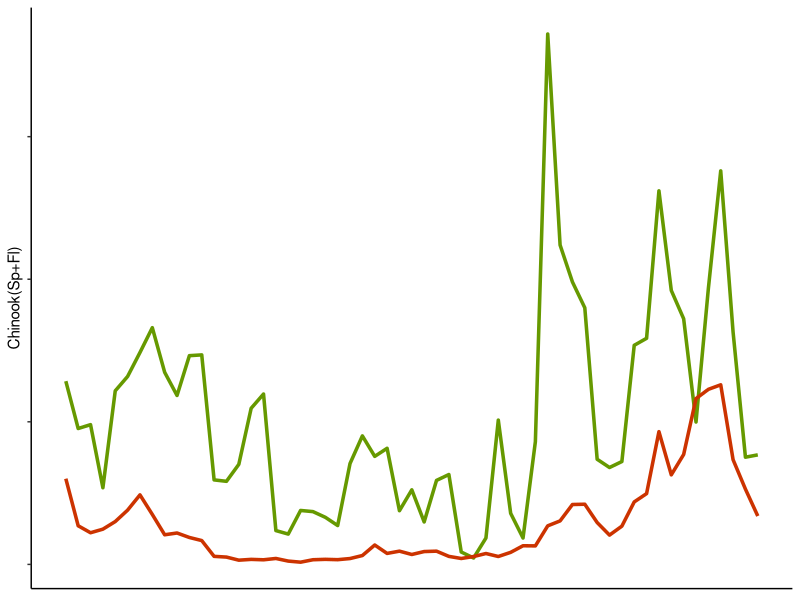
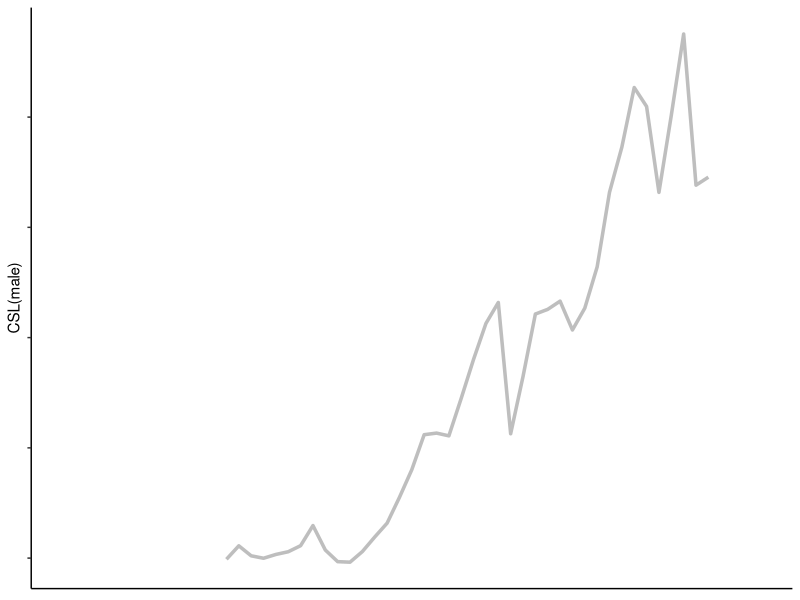
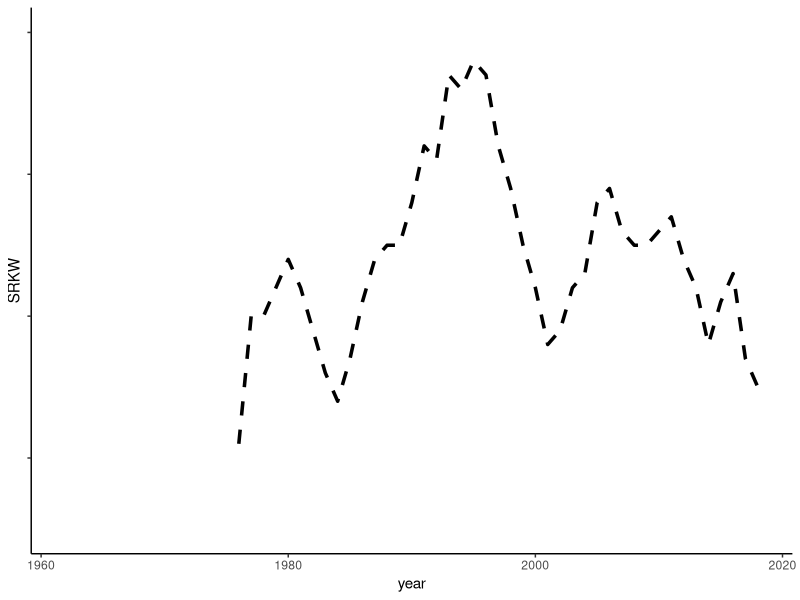

Source code (R) for these figures, in order:
## ---- chunk 1
rm(list = ls())

library(dplyr)
library(gridExtra)
library(ggplot2)

## ---- chunk 2
# call in data
fall <- read.csv("data/IHR_Fall_Chinook.csv")
spr <- read.csv("data/IHR_SprSum_Chinook.csv")
PDO <- read.csv("data/PDO.csv")
lion <- read.csv("data/sealion.csv")
killer <- read.csv("data/SRKW.csv")
 
## ---- chunk 3
# combine data sets
fall <- fall %>% 
  rename(fall.adult = adult) %>% 
  mutate(fall.total = fall.adult + jack) %>% 
  select(-jack) 

spr <- spr %>% 
  rename(spr.adult = adult) %>% 
  mutate(spr.total = spr.adult + jack) %>% 
  select(-jack)

dat <- full_join(fall, spr, by = "year") %>% 
  left_join(., lion, by = c("year" = "Year")) %>% 
  left_join(., killer, by = c("year" = "Year")) %>% 
  left_join(., PDO, by = c("year" = "Year"))

## ---- chunk 4
# plot time series
s <- 1.2
chinook <- ggplot(dat) +
  geom_line(aes(x=year, y=spr.adult), col = "#669900", size = s) +
  geom_line(aes(x=year, y=fall.adult), col = "#CC3300", size = s) +
  ylab("Chinook(Sp+Fl)")  +
  theme_classic() +
  theme(axis.text.y=element_blank(), 
        axis.text.x=element_blank(),
        axis.ticks.x=element_blank(),
        axis.title.x=element_blank())

lions <- ggplot(dat) +
  geom_line(aes(x=year, y=Male), col = "gray", size = s) +
  ylab("CSL(male)")  +
  theme_classic() +
  theme(axis.text.y=element_blank(),
        axis.text.x=element_blank(), 
        axis.ticks.x=element_blank(),
        axis.title.x=element_blank())

srkw <- ggplot(dat) +
  geom_line(aes(x=year, y=SR_Orca), col = "black", lty = 2, size = s) +
  scale_y_continuous(limits = c(65, 100)) +
  ylab("SRKW")  +
  theme_classic() +
  theme(axis.text.y=element_blank())

chinook
lions
srkw

# CORE_ts <- arrangeGrob(chinook, lions, srkw, nrow = 3) 

# arrangeGrob(chinook, lions, srkw, nrow = 3)
# ggsave("output/CORE_IHR_Time_Series.pdf", CORE_ts)
